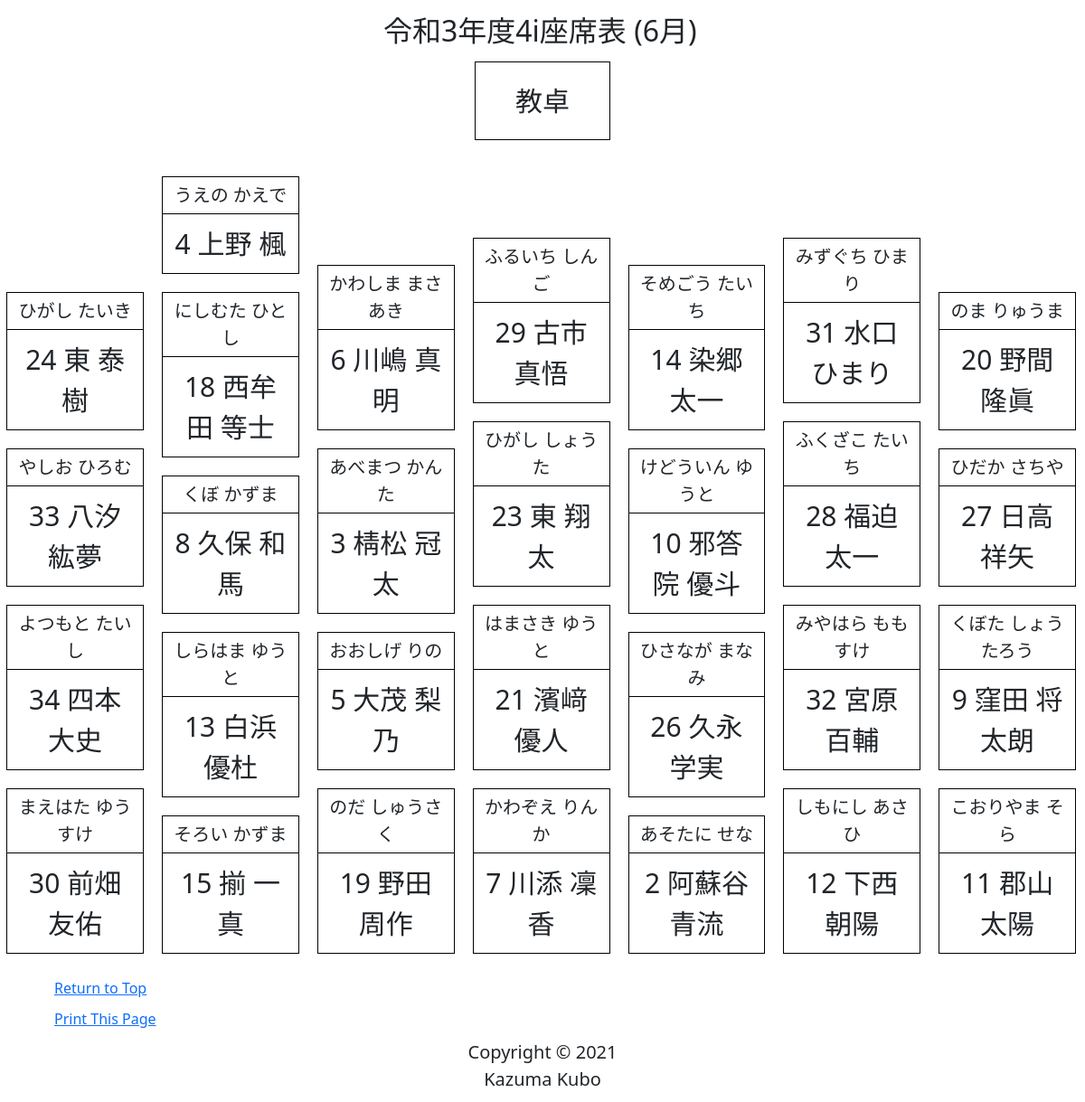
Screenshot of /history/5 (signed in) with the database file from the repository.
### four_information/models.py (models this page shows, shortened)
class SeatHistory(models.Model):
    seat_number = models.ForeignKey(
        'SeatManagement',
        verbose_name='座席番号',
        help_text='座席番号．',
        on_delete=models.CASCADE
    )
    h_name = models.ForeignKey(
        'NameManagement',
        verbose_name='名前',
        editable=True,
        help_text='座席履歴．過去の座席履歴の保存．編集禁止！！！！',
        on_delete=models.CASCADE,
        null=True,
        blank=False
    )
    save_date = models.DateTimeField(
        verbose_name='実行日時',
        auto_now_add=False,
    )

class NameManagement(models.Model):
    student_number = models.PositiveIntegerField(
        verbose_name='出席番号',
        primary_key=True,
        editable=True,
        unique=True,
        help_text='出席番号．ユニークな値であること．'
    )
    last_name = models.CharField(verbose_name='苗字', max_length=30)
    first_name = models.CharField(verbose_name='名前', max_length=30)
    rubi = models.CharField(verbose_name='ふりがな', max_length=60)
    active = models.BooleanField(
        verbose_name='有効化',
        default=1,
        help_text='席替えの有効化の設定．チェックをオフにすると席替えで配置されないので注意．'
    )

### four_information/views.py (the view)
# urls.py: path('history/<int:pk>', SeatHistoryView.as_view(), name='SeatHistory'),
class SeatHistoryView(LoginRequiredMixin, ListView):
    login_url = '/accounts/login/'
    model = SeatHistory
    def get_context_data(self, **kwargs):
        context = super().get_context_data(**kwargs)
        context['object_list'] = SeatHistory.objects.filter(save_date__month=self.kwargs['pk'] + 1)
        context['date'] = self.kwargs['pk'] + 1
        context['print'] = self.kwargs['pk']
        return context
    template_name = 'four_information/history.html'

### templates/four_information/history.html (shortened to what this page needs)
{% extends 'base.html' %}
{% load static %}
{% block content %}
    <p class="title">令和3年度4i座席表 ({{ date }}月)</p>
    <link rel="stylesheet" href="{% static 'style_result.css' %}">
    <div class="teacher">教卓</div>
    <ul>
        <div class="item white">
            <li class="rubi"></li>
            <li></li>
        </div>
        {% for name in object_list %}
            <div class="item">
                <li class="rubi">{{ name.h_name.rubi }}</li>
                <li>{{ name.h_name.student_number }} {{ name.h_name.last_name }} {{ name.h_name.first_name }}</li>
            </div>
        {% endfor %}
    </ul>
    <p><a href="{% url 'Main' %}">Return to Top</a></p>
    <p><a href="{% url 'PrintSeat' pk=print %}">Print This Page</a></p>
{% endblock %}

### static/style_result.css (style rules this page uses)
ul { list-style: none; display: flex; flex-wrap: wrap-reverse; flex-direction: column; height: 900px; justify-content: end; -webkit-justify-content: flex-end; align-items: center; }
.item { border: black solid 1px; width: 13%; margin: 10px; }
li { font-size: 30px; text-align: center; padding: 10px; }
.rubi { border-bottom: black solid 1px; font-size: 20px; padding: 5px; }
.white { border: none; }
.white > .rubi { border: none; }
.teacher { border: black solid 1px; width: 5em; margin: 10px auto; padding: 20px; text-align: center; font-size: 30px; }
p { width: 20%; margin: 10px 95% 10px 5%; }
.title { width: 11em; margin: 10px auto; font-size: 2em; }

### rows the page displays
SeatHistory: h_name.rubi "のま りゅうま", h_name.student_number "20", h_name.last_name "野間", h_name.first_name "隆眞"
SeatHistory: h_name.rubi "ひだか さちや", h_name.student_number "27", h_name.last_name "日高", h_name.first_name "祥矢"
SeatHistory: h_name.rubi "くぼた しょうたろう", h_name.student_number "9", h_name.last_name "窪田", h_name.first_name "将太朗"
SeatHistory: h_name.rubi "こおりやま そら", h_name.student_number "11", h_name.last_name "郡山", h_name.first_name "太陽"
SeatHistory: h_name.rubi "みずぐち ひまり", h_name.student_number "31", h_name.last_name "水口", h_name.first_name "ひまり"
SeatHistory: h_name.rubi "ふくざこ たいち", h_name.student_number "28", h_name.last_name "福迫", h_name.first_name "太一"
SeatHistory: h_name.rubi "みやはら ももすけ", h_name.student_number "32", h_name.last_name "宮原", h_name.first_name "百輔"
SeatHistory: h_name.rubi "しもにし あさひ", h_name.student_number "12", h_name.last_name "下西", h_name.first_name "朝陽"
SeatHistory: h_name.rubi "そめごう たいち", h_name.student_number "14", h_name.last_name "染郷", h_name.first_name "太一"
SeatHistory: h_name.rubi "けどういん ゆうと", h_name.student_number "10", h_name.last_name "邪答院", h_name.first_name "優斗"
SeatHistory: h_name.rubi "ひさなが まなみ", h_name.student_number "26", h_name.last_name "久永", h_name.first_name "学実"
SeatHistory: h_name.rubi "あそたに せな", h_name.student_number "2", h_name.last_name "阿蘇谷", h_name.first_name "青流"
SeatHistory: h_name.rubi "ふるいち しんご", h_name.student_number "29", h_name.last_name "古市", h_name.first_name "真悟"
SeatHistory: h_name.rubi "ひがし しょうた", h_name.student_number "23", h_name.last_name "東", h_name.first_name "翔太"
SeatHistory: h_name.rubi "はまさき ゆうと", h_name.student_number "21", h_name.last_name "濱﨑", h_name.first_name "優人"
SeatHistory: h_name.rubi "かわぞえ りんか", h_name.student_number "7", h_name.last_name "川添", h_name.first_name "凜香"
SeatHistory: h_name.rubi "かわしま まさあき", h_name.student_number "6", h_name.last_name "川嶋", h_name.first_name "真明"
SeatHistory: h_name.rubi "あべまつ かんた", h_name.student_number "3", h_name.last_name "棈松", h_name.first_name "冠太"
SeatHistory: h_name.rubi "おおしげ りの", h_name.student_number "5", h_name.last_name "大茂", h_name.first_name "梨乃"
SeatHistory: h_name.rubi "のだ しゅうさく", h_name.student_number "19", h_name.last_name "野田", h_name.first_name "周作"
SeatHistory: h_name.rubi "うえの かえで", h_name.student_number "4", h_name.last_name "上野", h_name.first_name "楓"
SeatHistory: h_name.rubi "にしむた ひとし", h_name.student_number "18", h_name.last_name "西牟田", h_name.first_name "等士"
SeatHistory: h_name.rubi "くぼ かずま", h_name.student_number "8", h_name.last_name "久保", h_name.first_name "和馬"
SeatHistory: h_name.rubi "しらはま ゆうと", h_name.student_number "13", h_name.last_name "白浜", h_name.first_name "優杜"
SeatHistory: h_name.rubi "そろい かずま", h_name.student_number "15", h_name.last_name "揃", h_name.first_name "一真"
SeatHistory: h_name.rubi "ひがし たいき", h_name.student_number "24", h_name.last_name "東", h_name.first_name "泰樹"
SeatHistory: h_name.rubi "やしお ひろむ", h_name.student_number "33", h_name.last_name "八汐", h_name.first_name "紘夢"
SeatHistory: h_name.rubi "よつもと たいし", h_name.student_number "34", h_name.last_name "四本", h_name.first_name "大史"
SeatHistory: h_name.rubi "まえはた ゆうすけ", h_name.student_number "30", h_name.last_name "前畑", h_name.first_name "友佑"

### other values shown
{{ date }} "6"
